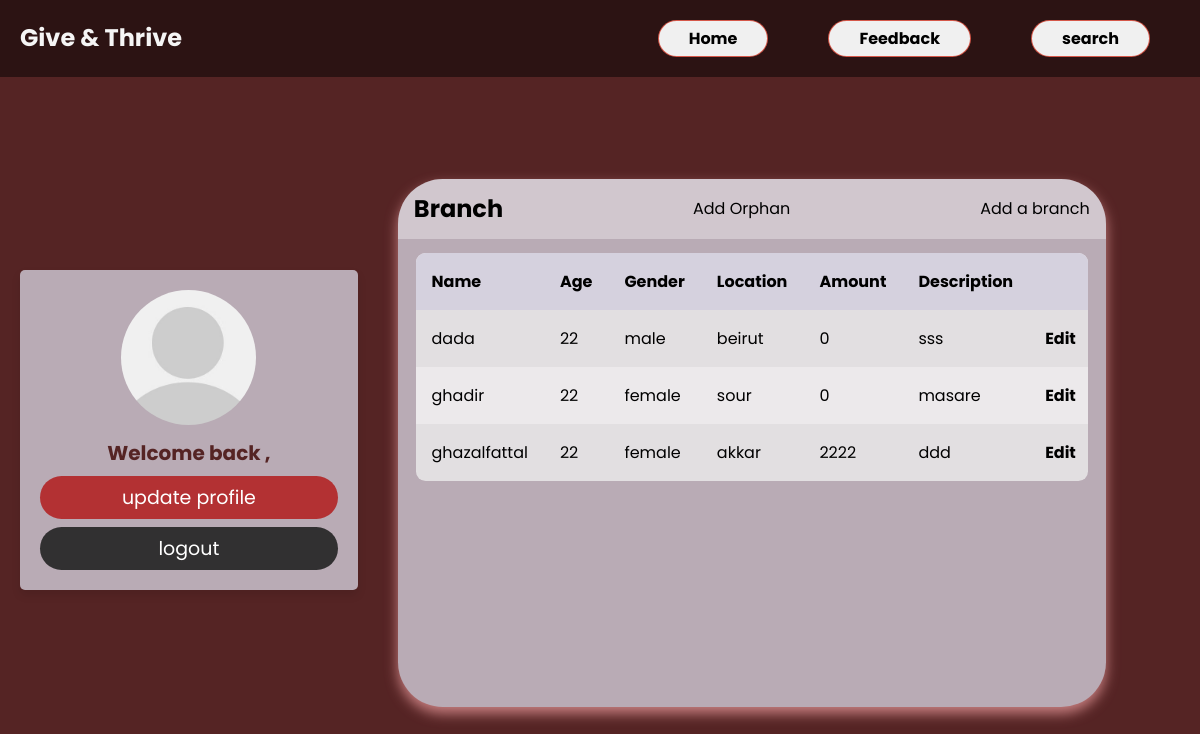
The app's page /adminPages/profileAdmin.php with its own data.
### tables this page shows
CREATE TABLE `addorphan` (
  `idorphan` int(50) NOT NULL,
  `nameorphan` varchar(50) NOT NULL,
  `age` int(50) NOT NULL,
  `gender` varchar(50) NOT NULL,
  `amount` int(255) NOT NULL,
  `description` text NOT NULL,
  `locationID` int(11) NOT NULL
);

CREATE TABLE `location` (
  `locationid` int(11) NOT NULL,
  `locationname` varchar(30) NOT NULL
);

### adminPages/profileAdmin.php (the view, shortened to what this page needs)
<!DOCTYPE html>
<html lang="en">
<head>
    <link rel="stylesheet" href="./profileStyle.css"/>
</head>
  <body>
        <div class="page">
        <div class="nv">
        <nav class="navbar">
            <h1 class="logo"> Give & Thrive</h1>
            <ul class="nav-links">
                <li class="active"></i><a href="../index.php"></i>Home</a></li>
                <li class="active"></i><a href="#"></a>Feedback</li>
                <li class="active"></i> <a href="./searchpeople.php" class="search">search</a>
            </ul>
        </nav>
        </div>
        <div class="container">
            <?php
                include("./home.php");
            ?>
            <div class="table">
                <br>
    <main class="table">
        <section class="table__header">
            <h1>Branch </h1>
            <a href="./addneworphan.php">Add Orphan</a>
            <a href="./tabledriver/index.php" class='newtrip'>Add a branch </a>
        </section>
        <section class="table__body">
            <table>
                <thead>
                    <tr>
                        <th> Name </th>
                        <th> age </th>
                        <th> gender </th>
                        <th> Location</a></th>
                        <th> amount</th>
                        <th> description</th>
                        <th></th>
                    </tr>
                </thead>
                <tbody>
                    <tr>
                        <?php
                       $query ="SELECT addorphan.*, location.locationname
                       FROM addorphan
                       JOIN location ON addorphan.locationID = location.locationid";
                       $res = mysqli_query($conn, $query);
 while ($row = mysqli_fetch_array($res)) {
    echo "<tr>";
    echo "<td>".(isset($row['nameorphan']) ? $row['nameorphan'] : "")."</td>";
    echo "<td>".(isset($row['age']) ? $row['age'] : "")."</td>";
    echo "<td>".(isset($row['gender']) ? $row['gender'] : "")."</td>";
    echo "<td>".(isset($row['locationname']) ? $row['locationname'] : "")."</td>";
    echo "<td>".(isset($row['amount']) ? $row['amount'] : "")."</td>";
    echo "<td>".(isset($row['description']) ? $row['description'] : "")."</td>";
    echo "<td><a href=editorphan.php?idorphan=".$row['idorphan']."><b>Edit</b></td>";
    echo "</tr>";
}
?>
                </tbody>
        </table>
    </section>
</main>
</div>
    </body>
</html>

### adminPages/profilestyle.css (style rules this page uses)
* { margin: 0; padding: 0; box-sizing: border-box; font-family: sans-serif; }
.nv { padding: 15px; }
body { background-color: #552424 !important; }
.container { background-color: #552424 !important; display: -webkit-box; }
main.table { width: 59vw; height: 66vh; margin: 40px; backdrop-filter: blur(7px); box-shadow: 0 0.4rem 0.8rem #c77f80; border-radius: 2.8rem; overflow: hidden; background-color: #b9abb5; }
.table__header { width: 100%; background-color: #fff5; padding: .8rem 1rem; display: flex; justify-content: space-between; align-items: center; }
.table__body { width: 95%; max-height: calc(89% - 1.6rem); background-color: #fffb; margin: .9rem auto; border-radius: .6rem; overflow: auto; overflow: overlay; }
table { width: 100%; }
table, th, td { border-collapse: collapse; padding: 1rem; text-align: left; }
thead th { position: sticky; top: 0; left: 0; background-color: #d5d1defe; text-transform: capitalize; }
tbody tr:nth-child(even) { background-color: #0000000b; }
tbody tr { --delay: .1s; transition: .5s ease-in-out var(--delay), background-color 0s; }
tbody tr td, tbody tr td p, tbody tr td img { transition: .2s ease-in-out; }
.navbar { position: absolute; top: 0; left: 0; display: flex; width: 100%; justify-content: space-between; padding: 20px; background-color: #0000007a; }
ul { list-style: none; }
.nav-links { display: flex; align-items: center; }
.navbar .nav-links li { background-color: rgb(240 240 240); border-radius: 30px; padding: 5px 30px; border: 1px solid #d13c2cd9; }
.nav-links li { margin: 0 30px; color: black; background-color: #0c356A; cursor: pointer; }
.logo { color: whitesmoke; }
.active { color: white; font-weight: bold; }
a { text-decoration: none; color: black; }

### adminPages/withprofile/css/homeStyle.css (style rules this page uses)
:root { --blue: #b9abb5; --dark-blue: #b9abb5; --red: #e74c3c; --black: #333; --white: #fff; --light-bg: #eee; --box-shadow: 0 5px 10px rgba(0,0,0,.1); }
* { font-family: 'Poppins', sans-serif; margin:0; padding:0; box-sizing: border-box; outline: none; border: none; text-decoration: none; }
body { margin: 0; padding:0; }
.container { min-height: 100vh; background-color: var(--light-bg); display: flex; align-items: center; justify-content: space-evenly; padding:20px; }

### adminPages/profileAdmin.php (style rules this page uses)
.search { text-align: center !important; }

### records on screen
addorphan: nameorphan "dada", age "22", gender "male", locationID.locationname "beirut", amount "0", description "sss"
addorphan: nameorphan "ghadir", age "22", gender "female", locationID.locationname "sour", amount "0", description "masare"
addorphan: nameorphan "ghazalfattal", age "22", gender "female", locationID.locationname "akkar", amount "2222", description "ddd"
